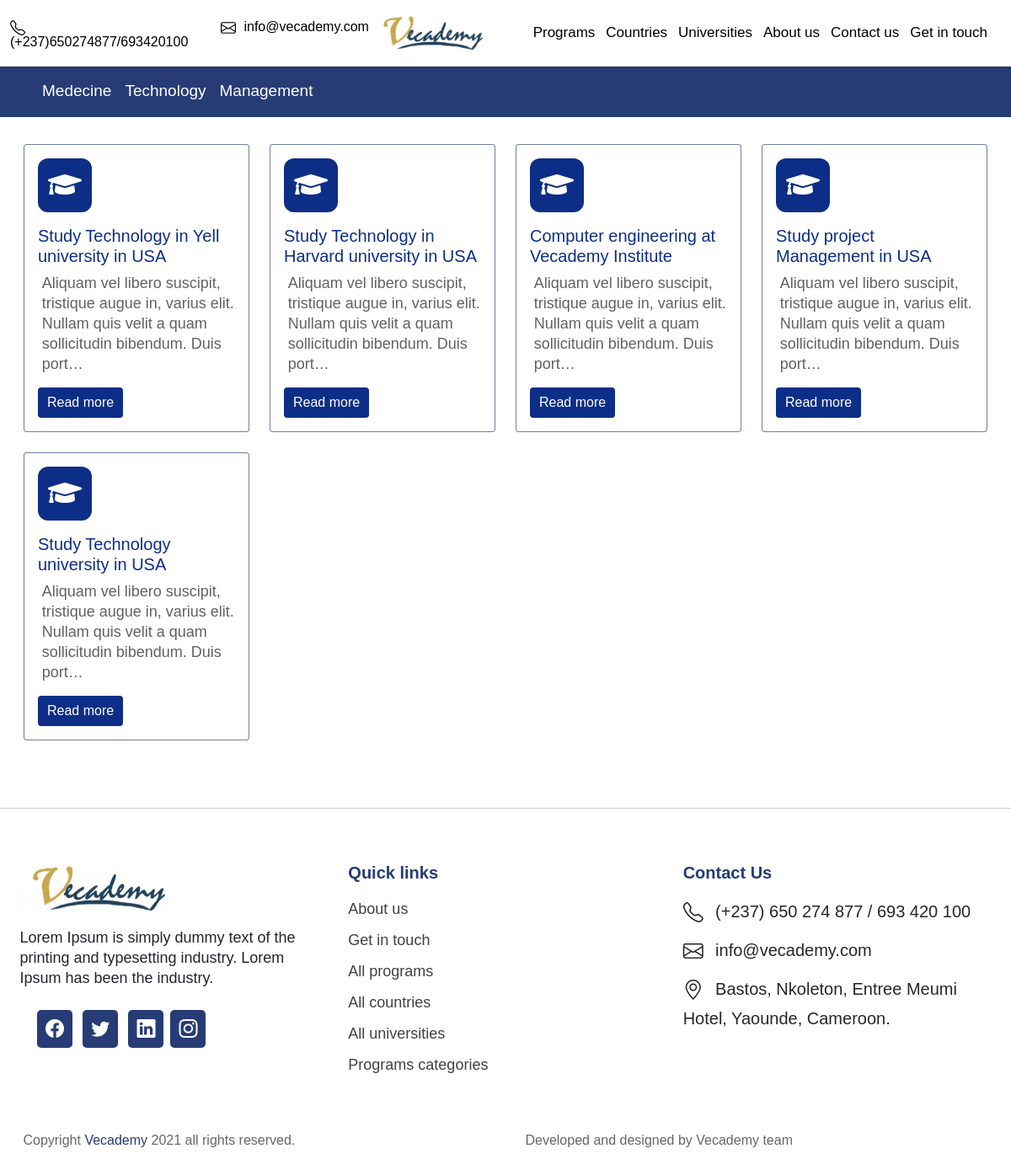
Page /programs on the committed database.
### main/models.py (models this page shows, shortened)
class ProgramCategory(models.Model):
    program_category_title = models.CharField(max_length=254, null= True, blank=True)
    program_category_description = RichTextField(null = True, blank = True)
    program_category_image = models.ImageField(default = 'default', upload_to = 'programs-images/%Y/%m/%d/')
    date_created = models.DateTimeField(auto_now_add=True, blank=True, null=True)
    last_update = models.DateTimeField(null=True, blank=True)
    set_draft = models.BooleanField(default=True)
    set_featured = models.BooleanField(default=False)
    class Meta:
        verbose_name = 'Program Category'
        verbose_name_plural = 'Program Categories'

class Program(models.Model):
    program_name = models.CharField(max_length=254, null=True, blank=True)
    program_category = models.ForeignKey(ProgramCategory, blank=True, null=True, on_delete=models.PROTECT)
    choose_university = models.ForeignKey(University, on_delete=models.PROTECT, null=True, blank=True)
    program_short_description = models.TextField(max_length=200, null=True, blank=True)
    program_description = RichTextField(blank = True, null = True)
    program_image = models.ImageField(default = 'default.png', upload_to = 'programs-images/%Y/%m/%d/')
    program_icon = IconField(null = True, blank =True, default = 'Graduation Cap')
    date_created = models.DateTimeField(auto_now_add=True, blank=True, null=True)
    last_update = models.DateTimeField(null=True, blank=True)
    set_draft = models.BooleanField(default=True)
    set_featured = models.BooleanField(default=False)
    class Meta:
        verbose_name = 'Program'
        verbose_name_plural = 'Programs'

### main/views.py (the view)
# urls.py: path('programs', views.programPage, name='programs'),
def programPage(request):
    category_to_navebar = ProgramCategory.objects.all().filter(set_draft = False, set_featured = True)
    program_to_form = Program.objects.all().filter(set_draft = False)
    all_programs = Program.objects.all().filter(set_draft = False)
    featured_post = BlogPost.objects.all().filter(set_draft = False, set_featured = True).order_by('-date_created')[:8]
    context = {
        'program_to_form':program_to_form,
        'featured_post':featured_post,
        'all_programs':all_programs,
        'category_to_navebar':category_to_navebar,
    }
    return render(request, 'main/program.html', context)

### main/templates/main/program.html
{% extends 'index.html' %}
{% load static %}
{% block contain%}
<main class="p-1 p-lg-3 mt-lg-3 mt-4">
    {% if all_programs %}
    <div class="container-fluid " id="featured-3">
        <div class="row g-4 mb-5 ">
            {% for item in all_programs %}
            <div class="feature col-lg-3 col-md-6 col-12">
                <a href="{% url 'single-program' item.program_name %}">
                    <div style="border-color: #273c75a8;" class="card p-3">
                        <div class="feature-icon icon-bg-color">
                            {% if item.program_icon.as_html %}
                            <span>{{item.program_icon.as_html}}</span>
                            {% else %}
                            <span><i class="fas fa-graduation-cap "></i></span>
                            {% endif %}
                        </div>
                        <h3 style="font-size: 20px; font-weight: 500" class="main-color"><a href="{% url 'single-program' item.program_name %}">{{item.program_name}}</a></h3>
                        <p style="color: rgb(97, 97, 97);">{{item.program_short_description|truncatechars:120}}</p>
                        <div class="row">
                            <div class="col-6">
                                <a href="{% url 'single-program' item.program_name %}" class="btn read-more">Read more</a>
                            </div>
                        </div>
                    </div>
                </a>
            </div>
            {% endfor %}
        </div>
    </div>
    {% endif %}
</main>
{% endblock %}

### templates/navbar.html
{% load static %}
{% if category_to_navebar %}
<div class="main-bg-color py-2">
    <div class="container">
        <div class="nav-scroller">
            <nav class="nav">
                {% for item in category_to_navebar %}
                <a class="p-2 text-white" href="{% url 'single-category' item.program_category_title %}">{{item.program_category_title}}</a>
                {% endfor %}
            </nav>
        </div>
    </div>
</div>
{% endif %}

### static/css/main.css (style rules this page uses)
body { font-family: proxima-nova, Helvetica, Arial, sans-serif; }
h3 { font-family: proxima-nova, Helvetica, Arial, sans-serif; font-weight: 600; line-height: 24px; font-size: 20px; }
p { font-family: proxima-nova, Helvetica, Arial, sans-serif; font-weight: 400; line-height: 24px; font-size: 18px; padding-left: 2%; }
.main-bg-color { background-color: #273c75; }
.main-color { color: #273c75; text-decoration: none; }
.item-container i, span { color: #ffffff; }
.nav-scroller { position: relative; z-index: 2; height: 2.75rem; overflow-y: hidden; }
.nav-scroller .nav { display: flex; flex-wrap: nowrap; padding-bottom: 1rem; margin-top: -1px; overflow-x: auto; text-align: center; white-space: nowrap; -webkit-overflow-scrolling: touch; }
.nav-scroller .nav a { text-decoration: none; font-size: 19px; color: #273c75; font-weight: 500; }
.icon-bg-color { background-color: #0d2e86; }
.main-color a { color: #0d2e86; text-decoration: none; }
.read-more { width: auto; padding: 5px 10px 5px 10px; background-color: #0d2e86; text-decoration: none; color: white; }
.feature-icon { display: inline-flex; align-items: center; justify-content: center; width: 4rem; height: 4rem; margin-bottom: 1rem; font-size: 2rem; color: #fff; border-radius: .75rem; }

### rows in the picture
ProgramCategory: program_category_title "Medecine"
ProgramCategory: program_category_title "Technology"
ProgramCategory: program_category_title "Management"
Program: program_name "Study Technology in Yell university in USA", program_short_description "Aliquam vel libero suscipit, tristique augue in, varius elit. Nullam quis velit a quam sollicitudin bibendum. Duis port…"
Program: program_name "Study Technology in Harvard university in USA", program_short_description "Aliquam vel libero suscipit, tristique augue in, varius elit. Nullam quis velit a quam sollicitudin bibendum. Duis port…"
Program: program_name "Computer engineering at Vecademy Institute", program_short_description "Aliquam vel libero suscipit, tristique augue in, varius elit. Nullam quis velit a quam sollicitudin bibendum. Duis port…"
Program: program_name "Study project Management in USA", program_short_description "Aliquam vel libero suscipit, tristique augue in, varius elit. Nullam quis velit a quam sollicitudin bibendum. Duis port…"
Program: program_name "Study Technology university in USA", program_short_description "Aliquam vel libero suscipit, tristique augue in, varius elit. Nullam quis velit a quam sollicitudin bibendum. Duis port…"
